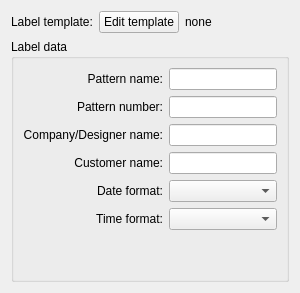
     <widget class="QWidget" name="tab_4">
      <attribute name="title">
       <string>Label data</string>
      </attribute>
      <layout class="QVBoxLayout" name="verticalLayout_13">
       <item>
        <layout class="QHBoxLayout" name="horizontalLayout_19">
         <item>
          <widget class="QLabel" name="label_13">
           <property name="text">
            <string>Label template:</string>
           </property>
          </widget>
         </item>
         <item>
          <widget class="QPushButton" name="pushButtonEditPatternLabel">
           <property name="toolTip">
            <string>Edit pattern label</string>
           </property>
           <property name="text">
            <string>Edit template</string>
           </property>
          </widget>
         </item>
         <item>
          <widget class="QLabel" name="templateFile_Label">
           <property name="text">
            <string>none</string>
           </property>
          </widget>
         </item>
         <item>
          <spacer name="horizontalSpacer">
           <property name="orientation">
            <enum>Qt::Horizontal</enum>
           </property>
           <property name="sizeHint" stdset="0">
            <size>
             <width>40</width>
             <height>20</height>
            </size>
           </property>
          </spacer>
         </item>
        </layout>
       </item>
       <item>
        <widget class="QGroupBox" name="groupBox_4">
         <property name="sizePolicy">
          <sizepolicy hsizetype="Preferred" vsizetype="Preferred">
           <horstretch>0</horstretch>
           <verstretch>1</verstretch>
          </sizepolicy>
         </property>
         <property name="title">
          <string>Label data</string>
         </property>
         <layout class="QVBoxLayout" name="verticalLayout_12">
          <item>
           <layout class="QFormLayout" name="formLayout">
            <item row="0" column="0">
             <widget class="QLabel" name="label_6">
              <property name="minimumSize">
               <size>
                <width>140</width>
                <height>0</height>
               </size>
              </property>
              <property name="text">
               <string>Pattern name:</string>
              </property>
              <property name="alignment">
               <set>Qt::AlignRight|Qt::AlignTrailing|Qt::AlignVCenter</set>
              </property>
             </widget>
            </item>
            <item row="0" column="1">
             <widget class="VLineEdit" name="lineEditPatternName">
              <property name="maxLength">
               <number>30</number>
              </property>
             </widget>
            </item>
            <item row="1" column="0">
             <widget class="QLabel" name="label_7">
              <property name="minimumSize">
               <size>
                <width>140</width>
                <height>0</height>
               </size>
              </property>
              <property name="text">
               <string>Pattern number:</string>
              </property>
              <property name="alignment">
               <set>Qt::AlignRight|Qt::AlignTrailing|Qt::AlignVCenter</set>
              </property>
             </widget>
            </item>
            <item row="1" column="1">
             <widget class="VLineEdit" name="lineEditPatternNumber">
              <property name="maxLength">
               <number>30</number>
              </property>
             </widget>
            </item>
            <item row="2" column="0">
             <widget class="QLabel" name="label_8">
              <property name="minimumSize">
               <size>
                <width>140</width>
                <height>0</height>
               </size>
              </property>
              <property name="text">
               <string>Company/Designer name:</string>
              </property>
              <property name="alignment">
               <set>Qt::AlignRight|Qt::AlignTrailing|Qt::AlignVCenter</set>
              </property>
             </widget>
            </item>
            <item row="2" column="1">
             <widget class="VLineEdit" name="lineEditCompanyName">
              <property name="maxLength">
               <number>30</number>
              </property>
             </widget>
            </item>
            <item row="3" column="0">
             <widget class="QLabel" name="label_10">
              <property name="minimumSize">
               <size>
                <width>140</width>
                <height>0</height>
               </size>
              </property>
              <property name="text">
               <string>Customer name:</string>
              </property>
              <property name="alignment">
               <set>Qt::AlignRight|Qt::AlignTrailing|Qt::AlignVCenter</set>
              </property>
             </widget>
            </item>
            <item row="3" column="1">
             <widget class="VLineEdit" name="lineEditCustomerName">
              <property name="maxLength">
               <number>30</number>
              </property>
             </widget>
            </item>
            <item row="4" column="0">
             <widget class="QLabel" name="label">
              <property name="minimumSize">
               <size>
                <width>140</width>
                <height>0</height>
               </size>
              </property>
              <property name="text">
               <string>Date format:</string>
              </property>
              <property name="alignment">
               <set>Qt::AlignRight|Qt::AlignTrailing|Qt::AlignVCenter</set>
              </property>
             </widget>
            </item>
            <item row="4" column="1">
             <widget class="QComboBox" name="comboBoxDateFormat"/>
            </item>
            <item row="5" column="0">
             <widget class="QLabel" name="label_11">
              <property name="minimumSize">
               <size>
                <width>140</width>
                <height>0</height>
               </size>
              </property>
              <property name="text">
               <string>Time format:</string>
              </property>
              <property name="alignment">
               <set>Qt::AlignRight|Qt::AlignTrailing|Qt::AlignVCenter</set>
              </property>
             </widget>
            </item>
            <item row="5" column="1">
             <widget class="QComboBox" name="comboBoxTimeFormat"/>
            </item>
           </layout>
          </item>
          <item>
           <spacer name="verticalSpacer">
            <property name="orientation">
             <enum>Qt::Vertical</enum>
            </property>
            <property name="sizeHint" stdset="0">
             <size>
              <width>20</width>
              <height>40</height>
             </size>
            </property>
           </spacer>
          </item>
         </layout>
        </widget>
       </item>
      </layout>
     </widget>
